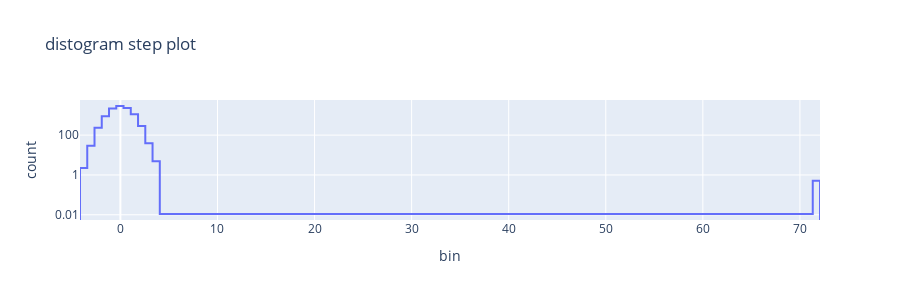
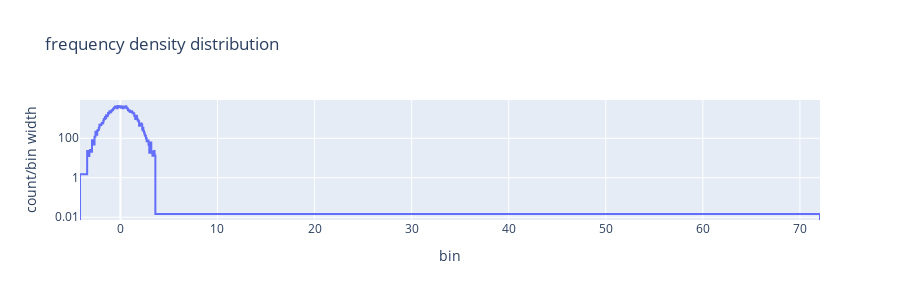
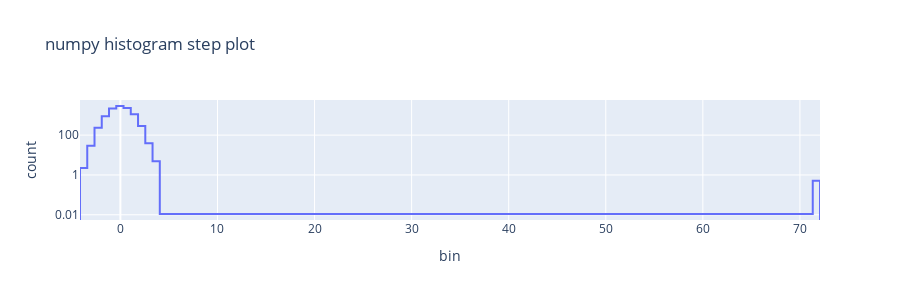

Write notebook code for charts like these, in order.
### Markdown cell above
##  Frequency density results retain more detail when there are extreme outliers

### Code cell
# Create distribution
size=10000
distribution = np.random.normal(size=size)
#distribution = np.random.uniform(size=size)
#distribution = np.random.laplace(size=size)
#distribution = np.random.exponential(size=size)
#distribution = np.random.triangular(0, 1, 5, size=size)

# Add outlier
distribution = np.append(distribution, [20*max(distribution)])

# Create distogram
h = distogram.Distogram()
for i in distribution:
    h = distogram.update(h, i)
    
# Compute estimated histogram of the distribution 
hist = distogram.histogram(h)
df_hist = histogram_step_plot_data(hist, ["bin", "count"])
fig = px.line(
    df_hist,
    x="bin",
    y="count",
    log_y=True,
    title="distogram step plot"
)
fig.update_traces(mode="lines", line_shape="hv")
fig.update_layout(height=300)
fig.show()
print(f"Sum of bins: {df_hist['count'].sum()}")

# Compute estimated frequency density distribution of the distribution 
hist = distogram.frequency_density_distribution(h)
df_hist = histogram_step_plot_data(hist, ["bin", "count/bin width"])
fig = px.line(
    df_hist,
    x="bin",
    y="count/bin width",
    log_y=True,
    title="frequency density distribution"
)
fig.update_traces(mode="lines", line_shape="hv")
fig.update_layout(height=300)
fig.show()
integral = 0
for density, new, old in zip(hist[0], hist[1][1:], hist[1][:-1]):
    integral += density * (new-old)
print(f"Sum of bins: {integral}")

# Compute numpy histogram of the distribution
hist = distogram.histogram(h)
df_hist = histogram_step_plot_data(hist, ["bin", "count"])
fig = px.line(
    df_hist,
    x="bin",
    y="count",
    log_y=True,
    title="numpy histogram step plot"
)
fig.update_traces(mode="lines", line_shape="hv")
fig.update_layout(height=300)
fig.show()
print(f"Sum of bins: {df_hist['count'].sum()}")
